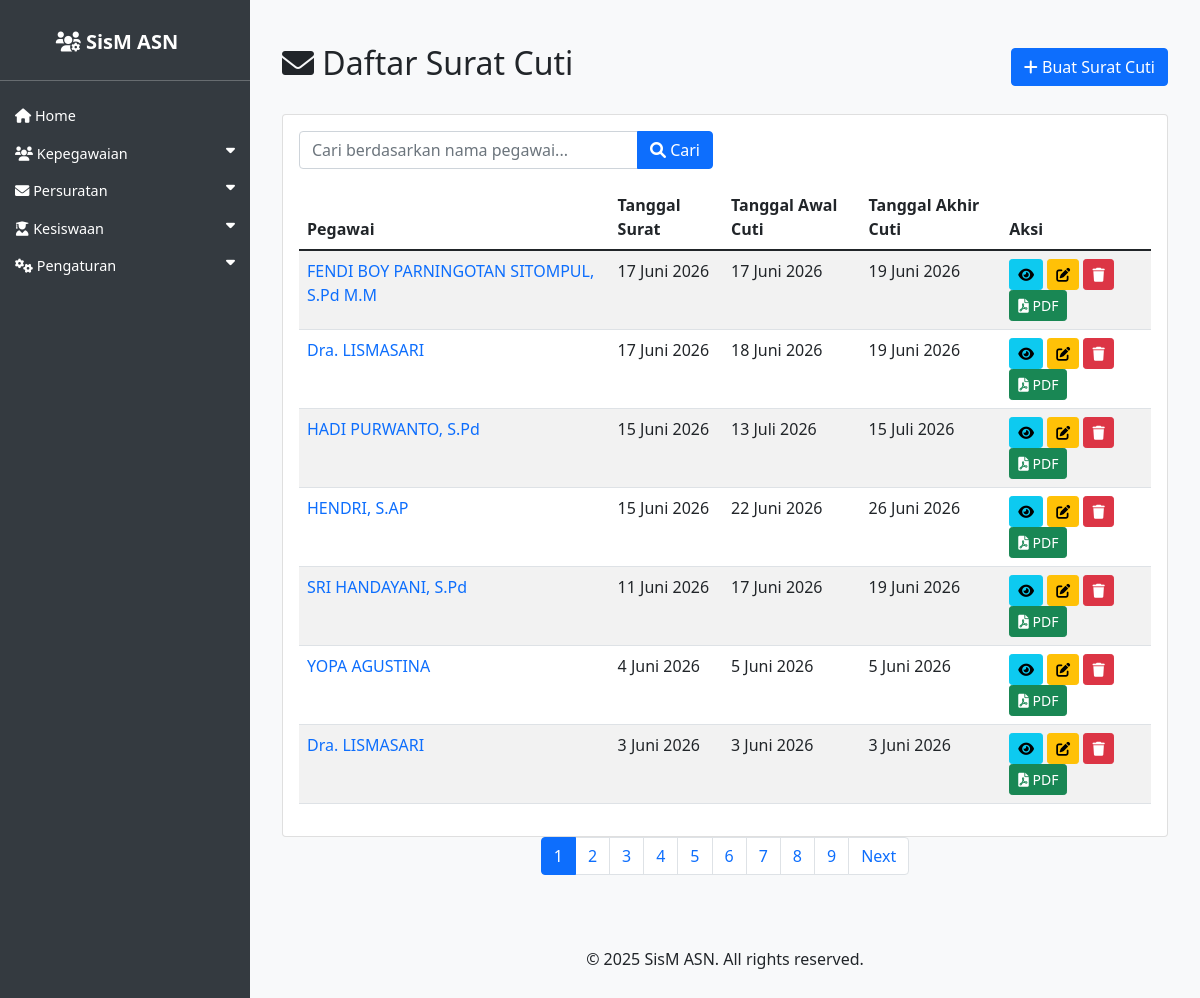
/asn/surat_cuti/, run on an earlier commit of the app's database.
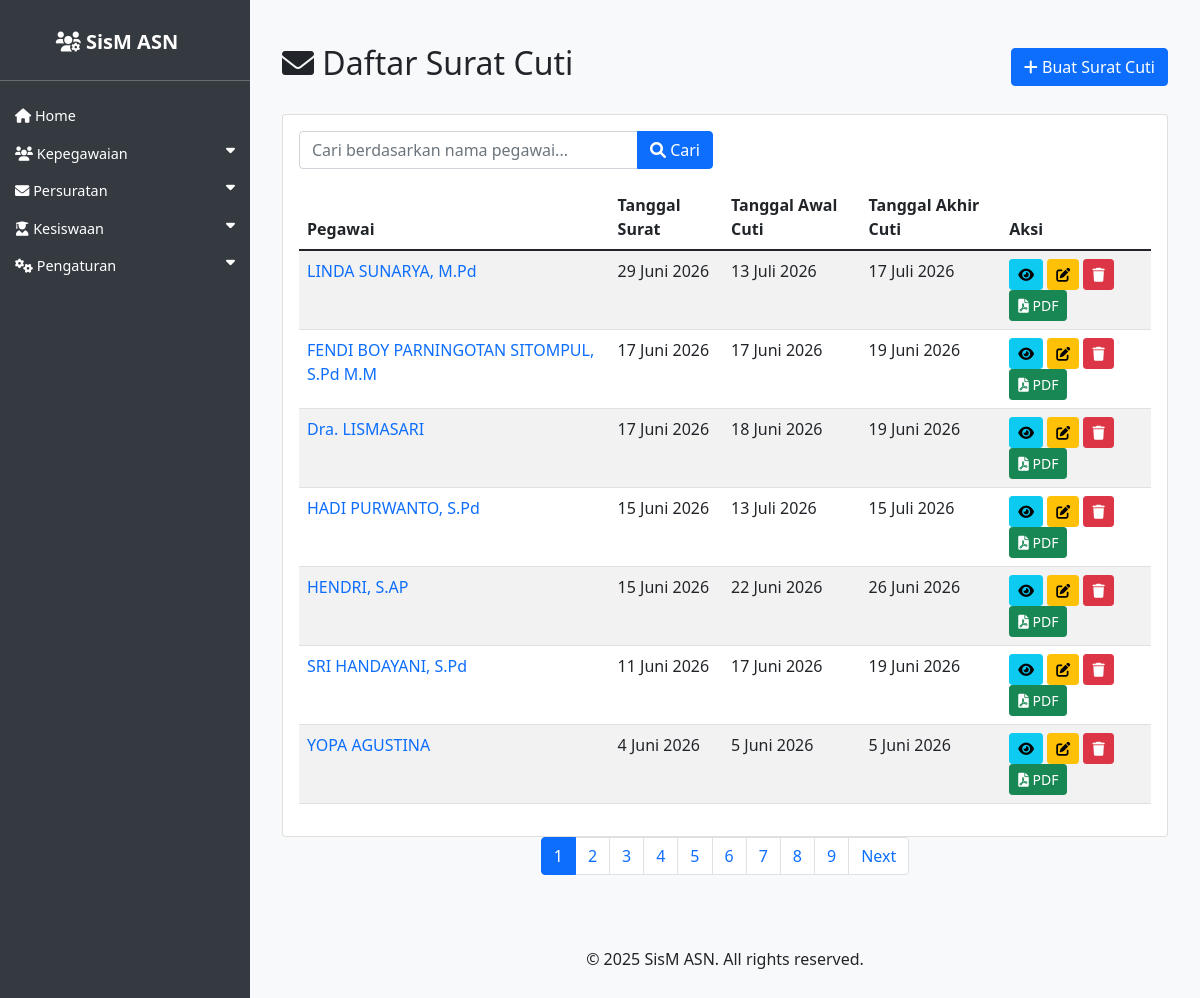
And on a later commit of the database.
### asn_app/models.py (models this page shows, shortened)
class SuratCuti(models.Model):
    JENIS_CUTI_CHOICES = [
        ('Cuti Tahunan', 'Cuti Tahunan'),
        ('Cuti Sakit', 'Cuti Sakit'),
        ('Cuti Alasan Penting', 'Cuti Alasan Penting'),
        ('Cuti Diluar Tanggungan Negara', 'Cuti Diluar Tanggungan Negara'),
        ('Cuti Melahirkan', 'Cuti Melahirkan'),
        ('Cuti Besar', 'Cuti Besar'),
    ]
    tempat_ditetapkan = models.CharField(max_length=100, verbose_name='Tempat Ditetapkan')
    tanggal_surat = models.DateField(verbose_name='Tanggal Surat')
    nomor_surat = models.CharField(max_length=100, blank=True, null=True, verbose_name='Nomor Surat')
    sifat_surat = models.CharField(max_length=100, blank=True, null=True, verbose_name='Sifat Surat')
    lampiran_surat = models.CharField(max_length=100, blank=True, null=True, verbose_name='Lampiran Surat')
    perihal_surat = models.CharField(max_length=255, blank=True, null=True, verbose_name='Perihal Surat')
    tujuan_surat = models.CharField(max_length=200, verbose_name='Tujuan Surat')
    jenis_cuti = models.CharField(max_length=50, choices=JENIS_CUTI_CHOICES, default='Cuti Tahunan', verbose_name='Jenis Cuti')
    pegawai = models.ForeignKey(ASN, on_delete=models.CASCADE, related_name='surat_cuti_pegawai', verbose_name='Pegawai')
    tanggal_awal = models.DateField(verbose_name='Tanggal Awal Cuti')
    tanggal_akhir = models.DateField(verbose_name='Tanggal Akhir Cuti')
    alasan_cuti = models.TextField(blank=True, null=True, verbose_name='Alasan Cuti')
    penandatangan = models.ForeignKey(ASN, on_delete=models.SET_NULL, null=True, blank=True, related_name='surat_cuti_penandatangan', verbose_name='Penandatangan')
    kop_surat = models.ForeignKey(KopSurat, on_delete=models.SET_NULL, null=True, blank=True, verbose_name='Kop Surat')
    created_at = models.DateTimeField(auto_now_add=True)
    updated_at = models.DateTimeField(auto_now=True)
    class Meta:
        verbose_name_plural = "Surat Cuti"
        ordering = ['-tanggal_surat']

class ASN(models.Model):
    JENIS_KELAMIN_CHOICES = [
        ('L', 'Laki-laki'),
        ('P', 'Perempuan'),
    ]
    AGAMA_CHOICES = [
        ('ISLAM', 'Islam'),
        ('KRISTEN', 'Kristen'),
        ('KATOLIK', 'Katolik'),
        ('HINDU', 'Hindu'),
        ('BUDDHA', 'Buddha'),
        ('KONGHUCU', 'Konghucu'),
    ]
    nip = models.CharField(max_length=18, unique=True, null=True, blank=True)
    nama = models.CharField(max_length=100)
    tempat_lahir = models.CharField(max_length=50)
    tanggal_lahir = models.DateField()
    jenis_kelamin = models.CharField(max_length=1, choices=JENIS_KELAMIN_CHOICES)
    agama = models.CharField(max_length=10, choices=AGAMA_CHOICES)
    alamat = models.TextField()
    email = models.EmailField()
    telepon = models.CharField(max_length=15)
    jabatan = models.CharField(max_length=100)
    pangkat = models.CharField(max_length=50, null=True, blank=True)
    golongan = models.CharField(max_length=5, null=True, blank=True)
    nama_istri_suami = models.CharField(max_length=100, blank=True, null=True, verbose_name='Nama Istri/Suami')
    unit_kerja = models.CharField(max_length=100)
    foto = models.ImageField(upload_to='asn_fotos/', blank=True, null=True)
    created_at = models.DateTimeField(auto_now_add=True)
    updated_at = models.DateTimeField(auto_now=True)

### asn_app/views.py (the view)
# urls.py: path('surat_cuti/', views.SuratCutiListView.as_view(), name='surat_cuti_list'),
class SuratCutiListView(ListView):
    model = SuratCuti
    template_name = 'asn_app/surat_cuti_list.html'
    context_object_name = 'surat_cuti_list'
    paginate_by = 7
    def get_queryset(self):
        queryset = super().get_queryset()
        search_query = self.request.GET.get('nama', '')
        if search_query:
            queryset = queryset.filter(pegawai__nama__icontains=search_query)
        return queryset

### asn_app/templates/asn_app/surat_cuti_list.html (shortened to what the changed rows need)
{% extends 'asn_app/base.html' %}
{% load indonesian_date_tags %}
{% block content %}
<div class="container mt-4">
    <div class="d-flex justify-content-between align-items-center mb-4">
        <h2><i class="fas fa-envelope"></i> Daftar Surat Cuti</h2>
    </div>
    <div class="card">
        <div class="card-body">
            <div class="table-responsive">
                <table class="table table-striped">
                    <thead>
                        <tr>
                            <th>Pegawai</th>
                            <th>Tanggal Surat</th>
                            <th>Tanggal Awal Cuti</th>
                            <th>Tanggal Akhir Cuti</th>
                            <th>Aksi</th>
                        </tr>
                    </thead>
                    <tbody>
                        {% for surat_cuti in surat_cuti_list %}
                        <tr>
                            <td>
                                <a href="{% url 'laporan_cuti_pdf' surat_cuti.pegawai.pk %}" target="_blank" class="text-decoration-none">
                                    {{ surat_cuti.pegawai.nama }}
                                </a>
                            </td>
                            <td>{{ surat_cuti.tanggal_surat|indonesian_date:"%d %B %Y" }}</td>
                            <td>{{ surat_cuti.tanggal_awal|indonesian_date:"%d %B %Y" }}</td>
                            <td>{{ surat_cuti.tanggal_akhir|indonesian_date:"%d %B %Y" }}</td>
                            <td>
                                <a href="{% url 'surat_cuti_detail' surat_cuti.pk %}" class="btn btn-sm btn-info">
                                    <i class="fas fa-eye"></i>
                                </a>
                                <a href="{% url 'surat_cuti_update' surat_cuti.pk %}" class="btn btn-sm btn-warning">
                                    <i class="fas fa-edit"></i>
                                </a>
                                <a href="{% url 'surat_cuti_delete' surat_cuti.pk %}" class="btn btn-sm btn-danger">
                                    <i class="fas fa-trash"></i>
                                </a>
                                <a href="{% url 'surat_cuti_export_pdf' surat_cuti.pk %}" class="btn btn-sm btn-success" target="_blank">
                                    <i class="fas fa-file-pdf"></i> PDF
                                </a>
                            </td>
                        </tr>
                        {% endfor %}
                    </tbody>
                </table>
            </div>
        </div>
    </div>
    {% if is_paginated %}
    <nav aria-label="Page navigation">
        <ul class="pagination justify-content-center">
            {% for num in page_obj.paginator.page_range %}
                <li class="page-item {% if page_obj.number == num %}active{% endif %}">
                    <a class="page-link" href="?page={{ num }}{% if request.GET.nama %}&nama={{ request.GET.nama }}{% endif %}">{{ num }}</a>
                </li>
            {% endfor %}
        </ul>
    </nav>
    {% endif %}
</div>
{% endblock %}

What changed in the data, as far as the page shows it:
no longer on this page (row unchanged): SuratCuti: pegawai.nama "Dra. LISMASARI", tanggal_surat|indonesian_date "3 Juni 2026", tanggal_awal|indonesian_date "3 Juni 2026", tanggal_akhir|indonesian_date "3 Juni 2026"
added SuratCuti: pegawai.nama "LINDA SUNARYA, M.Pd", tanggal_surat|indonesian_date "29 Juni 2026", tanggal_awal|indonesian_date "13 Juli 2026", tanggal_akhir|indonesian_date "17 Juli 2026"
